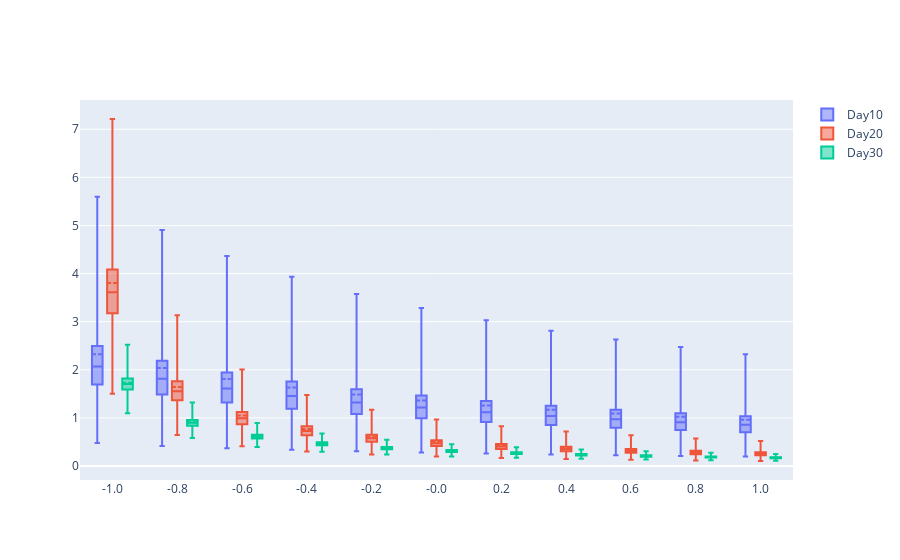

The notebook cell saved with this chart:
### Code cell
# Create list of names for x-axis and traces
epsilon_range = np.around(epsilon_range,1)
num_epsilons = len(epsilon_range)
x_name = []
for i in range(num_epsilons):
    x_name.append(str(epsilon_range[i]))
trace_name = ['Day10', 'Day20', 'Day30']

# Plot (box plot for inference)
fig = go.Figure()

for i in range(3):
    fig.add_trace(
        go.Box(
            mean=all_intervals.loc[all_intervals['Central Probability']==0]['Mean'][i*num_epsilons:(i+1)*num_epsilons],
            median=all_intervals.loc[all_intervals['Central Probability']==0]['Lower bound CI'][i*num_epsilons:(i+1)*num_epsilons],
            q1=all_intervals.loc[all_intervals['Central Probability']==0.25]['Lower bound CI'][i*num_epsilons:(i+1)*num_epsilons],
            q3=all_intervals.loc[all_intervals['Central Probability']==0.25]['Upper bound CI'][i*num_epsilons:(i+1)*num_epsilons],
            upperfence=all_intervals.loc[all_intervals['Central Probability']==0.95]['Upper bound CI'][i*num_epsilons:(i+1)*num_epsilons],
            lowerfence=all_intervals.loc[all_intervals['Central Probability']==0.95]['Lower bound CI'][i*num_epsilons:(i+1)*num_epsilons],
            x=x_name,
            name=trace_name[i]
        )
    )
fig.update_layout(boxmode='group')
fig.show()

### Figure 1 — Plotly figure (JSON) as saved in the notebook; plotly's stock layout.template omitted (floating-point values rounded to 4 significant figures)
{"data": [{"lowerfence": [0.4792, 0.4186, 0.3723, 0.3372, 0.3052, 0.2802, 0.2593, 0.2414, 0.2237, 0.211, 0.1975], "mean": [2.322, 2.036, 1.81, 1.633, 1.484, 1.363, 1.257, 1.168, 1.091, 1.024, 0.9638], "median": [2.069, 1.815, 1.613, 1.456, 1.322, 1.215, 1.12, 1.04, 0.9721, 0.9116, 0.8586], "name": "Day10", "q1": [1.695, 1.487, 1.322, 1.193, 1.083, 0.9952, 0.9179, 0.8524, 0.7954, 0.7473, 0.7039], "q3": [2.495, 2.187, 1.944, 1.755, 1.595, 1.464, 1.351, 1.255, 1.172, 1.099, 1.035], "type": "box", "upperfence": [5.594, 4.907, 4.367, 3.935, 3.577, 3.284, 3.028, 2.814, 2.631, 2.474, 2.325], "x": ["-1.0", "-0.8", "-0.6", "-0.4", "-0.2", "-0.0", "0.2", "0.4", "0.6", "0.8", "1.0"]}, {"lowerfence": [1.501, 0.6444, 0.4102, 0.3015, 0.2377, 0.1961, 0.1668, 0.1454, 0.1288, 0.1158, 0.105], "mean": [3.804, 1.643, 1.048, 0.7699, 0.6091, 0.5027, 0.4289, 0.3737, 0.3309, 0.2971, 0.2694], "median": [3.611, 1.556, 0.9917, 0.7283, 0.576, 0.4751, 0.4053, 0.3531, 0.3125, 0.2807, 0.2544], "name": "Day20", "q1": [3.177, 1.368, 0.8708, 0.6394, 0.5058, 0.4172, 0.3561, 0.31, 0.2743, 0.2464, 0.2233], "q3": [4.084, 1.762, 1.124, 0.8253, 0.6529, 0.5386, 0.4594, 0.4002, 0.3543, 0.3182, 0.2885], "type": "box", "upperfence": [7.212, 3.134, 2.005, 1.476, 1.172, 0.9663, 0.8247, 0.7199, 0.6379, 0.5725, 0.5191], "x": ["-1.0", "-0.8", "-0.6", "-0.4", "-0.2", "-0.0", "0.2", "0.4", "0.6", "0.8", "1.0"]}, {"lowerfence": [1.095, 0.5804, 0.3947, 0.2987, 0.2402, 0.2009, 0.1728, 0.1515, 0.1349, 0.1215, 0.1106], "mean": [1.731, 0.9113, 0.6187, 0.4683, 0.3767, 0.3149, 0.2708, 0.2374, 0.2114, 0.1905, 0.1734], "median": [1.703, 0.8977, 0.6095, 0.4614, 0.3712, 0.3103, 0.2668, 0.2339, 0.2083, 0.1877, 0.1708], "name": "Day30", "q1": [1.591, 0.8395, 0.5701, 0.4316, 0.3472, 0.2903, 0.2496, 0.2188, 0.1948, 0.1756, 0.1597], "q3": [1.821, 0.9586, 0.651, 0.4928, 0.3963, 0.3313, 0.2849, 0.2498, 0.2224, 0.2004, 0.1824], "type": "box", "upperfence": [2.522, 1.32, 0.8948, 0.6769, 0.545, 0.4554, 0.3912, 0.3431, 0.3054, 0.2753, 0.2504], "x": ["-1.0", "-0.8", "-0.6", "-0.4", "-0.2", "-0.0", "0.2", "0.4", "0.6", "0.8", "1.0"]}], "layout": {"boxmode": "group"}}
